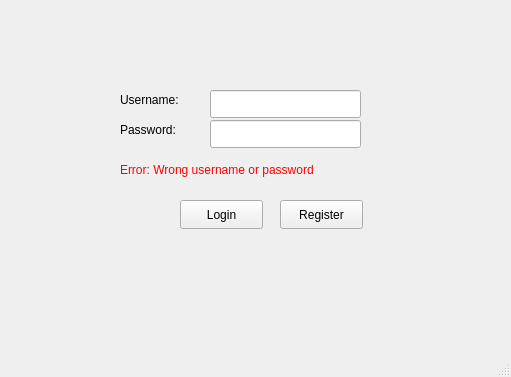
<?xml version="1.0" encoding="UTF-8"?>
<ui version="4.0">
 <class>LoginWindow</class>
 <widget class="QMainWindow" name="LoginWindow">
  <property name="geometry">
   <rect>
    <x>0</x>
    <y>0</y>
    <width>511</width>
    <height>377</height>
   </rect>
  </property>
  <property name="windowTitle">
   <string>LoginWindow</string>
  </property>
  <widget class="QWidget" name="centralwidget">
   <widget class="QLabel" name="usernamelabel">
    <property name="geometry">
     <rect>
      <x>120</x>
      <y>90</y>
      <width>81</width>
      <height>20</height>
     </rect>
    </property>
    <property name="text">
     <string>Username:</string>
    </property>
   </widget>
   <widget class="QLabel" name="passwordlabel">
    <property name="geometry">
     <rect>
      <x>120</x>
      <y>120</y>
      <width>63</width>
      <height>20</height>
     </rect>
    </property>
    <property name="text">
     <string>Password:</string>
    </property>
   </widget>
   <widget class="QLineEdit" name="usernamelineEdit">
    <property name="geometry">
     <rect>
      <x>210</x>
      <y>90</y>
      <width>151</width>
      <height>28</height>
     </rect>
    </property>
   </widget>
   <widget class="QLineEdit" name="passwordlineEdit">
    <property name="geometry">
     <rect>
      <x>210</x>
      <y>120</y>
      <width>151</width>
      <height>28</height>
     </rect>
    </property>
    <property name="echoMode">
     <enum>QLineEdit::Password</enum>
    </property>
   </widget>
   <widget class="QPushButton" name="LoginpushButton">
    <property name="geometry">
     <rect>
      <x>180</x>
      <y>200</y>
      <width>83</width>
      <height>29</height>
     </rect>
    </property>
    <property name="text">
     <string>Login</string>
    </property>
   </widget>
   <widget class="QPushButton" name="RegisterpushButton">
    <property name="geometry">
     <rect>
      <x>280</x>
      <y>200</y>
      <width>83</width>
      <height>29</height>
     </rect>
    </property>
    <property name="text">
     <string>Register</string>
    </property>
   </widget>
   <widget class="QLabel" name="label_3">
    <property name="geometry">
     <rect>
      <x>120</x>
      <y>160</y>
      <width>241</width>
      <height>20</height>
     </rect>
    </property>
    <property name="text">
     <string/>
    </property>
   </widget>
   <widget class="QLabel" name="errorlabel">
    <property name="geometry">
     <rect>
      <x>120</x>
      <y>160</y>
      <width>241</width>
      <height>20</height>
     </rect>
    </property>
    <property name="text">
     <string>&lt;html&gt;&lt;head/&gt;&lt;body&gt;&lt;p&gt;&lt;span style=&quot; color:#ff0000;&quot;&gt;Error: Wrong username or password&lt;/span&gt;&lt;/p&gt;&lt;/body&gt;&lt;/html&gt;</string>
    </property>
   </widget>
  </widget>
  <widget class="QMenuBar" name="menubar">
   <property name="geometry">
    <rect>
     <x>0</x>
     <y>0</y>
     <width>511</width>
     <height>25</height>
    </rect>
   </property>
  </widget>
  <widget class="QStatusBar" name="statusbar"/>
 </widget>
 <resources/>
 <connections/>
</ui>
